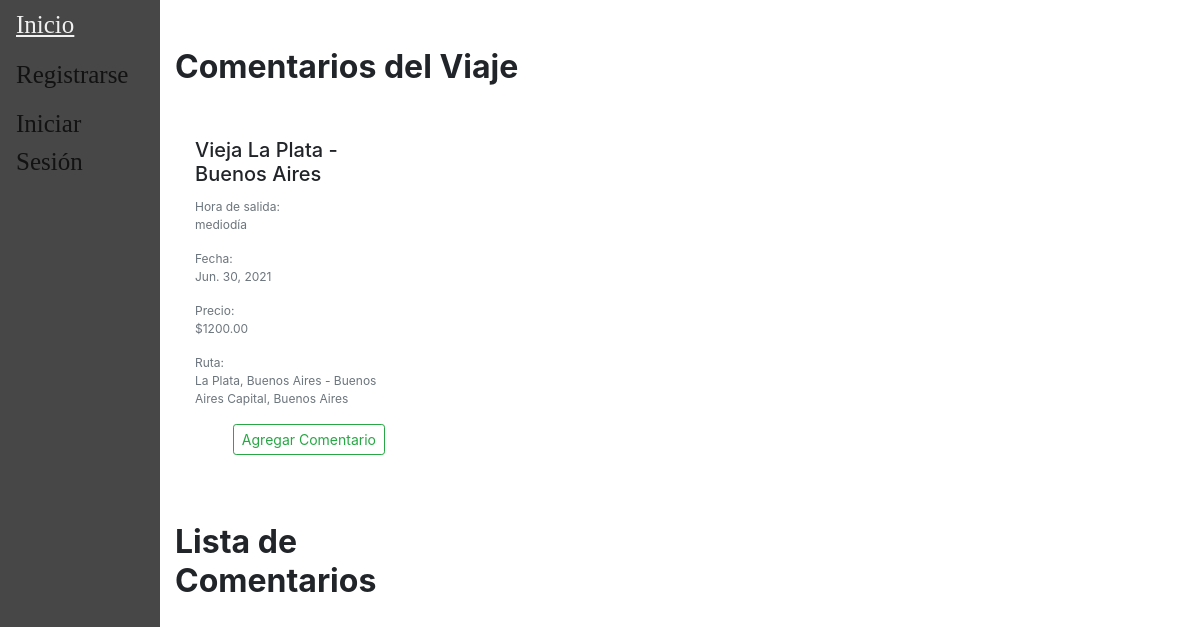
The app's page /accounts/comentarios/1/, older data.
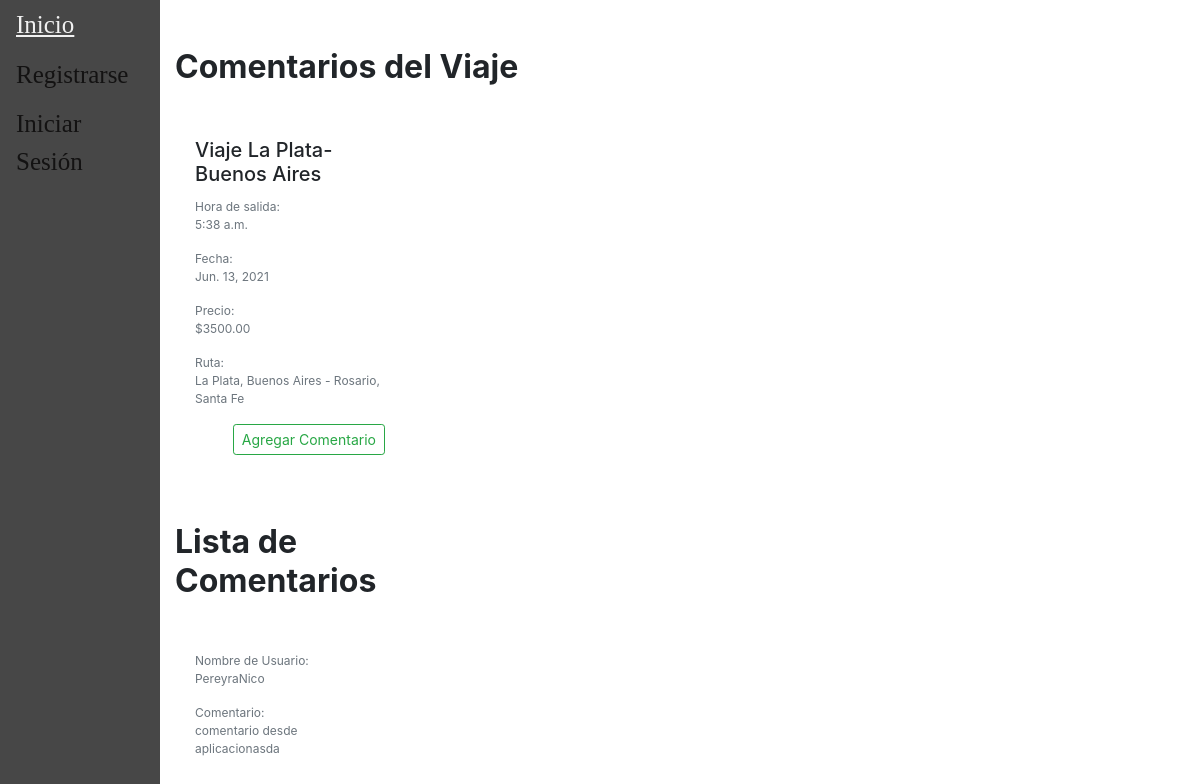
The same page, newer data.
### main/models.py (models this page shows, shortened)
class Viaje(models.Model):
    descripcion = models.CharField(max_length=100)
    fecha = models.DateField(validators=[MinValueValidator(datetime.date.today())])
    hora = models.TimeField(default=None)
    ruta =  models.ForeignKey(Ruta, default=None, on_delete=models.CASCADE)
    chofer = models.ForeignKey(Chofer, default=None, on_delete=models.CASCADE)
    combi =  models.ForeignKey(Combi, default=None, on_delete=models.CASCADE)
    precio = models.DecimalField(default=None, max_digits=10, decimal_places=2, validators=[MinValueValidator(0)])
    insumo = models.ManyToManyField(Insumo,blank=True)
    pasajeros = models.ManyToManyField(Pasajero, blank=True)
    class Meta:
        unique_together = ('chofer', 'fecha','hora', 'ruta',)

class Ruta(models.Model):
    origen = models.ForeignKey(Lugar, default=None, on_delete=models.CASCADE, related_name='origen')
    destino = models.ForeignKey(Lugar, default=None, on_delete=models.CASCADE, related_name='destino')
    class Meta:
        unique_together = ('origen', 'destino')
    def __str__(self):
        return str(self.origen)+" - "+str(self.destino)

class Lugar(models.Model):
    localidad = models.CharField(max_length=150)
    provincia = models.CharField(max_length=100)
    class Meta:
        unique_together = ('localidad', 'provincia',)
    def __str__(self):
        return (self.localidad+", "+self.provincia)

class Comentario(models.Model):
    usuario = models.ForeignKey(CustomUser, default=None, on_delete=models.CASCADE)
    texto = models.CharField(max_length=100)
    viaje = models.ForeignKey(Viaje,blank=True, on_delete=models.CASCADE)

### users/models.py (models this page shows, shortened)
class CustomUser(AbstractUser):
	username = models.CharField(_('Nombre de usuario'),max_length=40,primary_key=True,unique=True)
	email = models.EmailField(_('Dirección de correo electrónico'),unique=True)
	first_name = models.CharField(_('Nombre'),max_length=150)
	last_name = models.CharField(_('Apellido'),max_length=150)
	last_login = models.DateTimeField(_('Última conexión'),auto_now=True)
	fecha_nacimiento = models.DateField(_('Fecha de nacimiento'))
	has_premium = models.BooleanField(_('Posee membresía premium'),default=False)
	USERNAME_FIELD = 'username'
	REQUIRED_FIELDS = [
		'email',
		'first_name',
		'last_name',
		'fecha_nacimiento',
	]
	objects = CustomUserManager()

### users/views.py (the view)
# urls.py: path('accounts/comentarios/<viaje_id>/', regviews.comentarios, name="comentario"),
def comentarios(response,viaje_id):
	if response.method == 'POST':
		form = CustomComentarioForm(response.POST)
		if form.is_valid():
			via = Viaje.objects.get(pk=viaje_id)
			comentario = Comentario(usuario=response.user,
									texto=form.cleaned_data['texto'],
									viaje=via)
			comentario.save()
			return redirect('comentario', viaje_id)
	else:
		viajes = Viaje.objects.get(pk=viaje_id)
		comentarios = CustomComentarioForm()
		return render(response, 'users/comentarios.html',{'user': response.user, 'viajes': viajes,
	 			'comentarios': comentarios })

### users/templates/users/comentarios.html (shortened to what this page needs)
{% extends "main/base.html" %}
{% block content %}
{% load crispy_forms_tags %}
<div class="container mx-auto">
    <div class="row">
      <div class="col-sm-12 col-md-12 col-lg-9 pb-4">
	    	<div class="row">
	    		<div class="col-6 my-auto">
	    			<h2 class="font-weight-bold pt-4">Comentarios del Viaje</h2>
	    		</div>
	    	</div>
	      	<br>
	      	<div class="row">
			    	<div class="col-sm-12 col-md-6 col-lg-4 pb-4">
		                <div class="h-100">
							<div class="card-body">
		                  		<h5 class="card-title">{{ viajes.descripcion }}</h5>
                          <p class="text-muted mb-0" style="font-size: 12px">Hora de salida:</p>
		                    	<p class="card-text text-muted" style="font-size:12px">{{ viajes.hora }}</p>
                          <p class="text-muted mb-0" style="font-size: 12px">Fecha:</p>
                          <p class="card-text text-muted" style="font-size:12px">{{ viajes.fecha }}</p>
                          <p class="text-muted mb-0" style="font-size: 12px">Precio:</p>
                          <p class="card-text text-muted" style="font-size:12px">${{ viajes.precio }}</p>
                          <p class="text-muted mb-0" style="font-size: 12px">Ruta:</p>
                          <p class="card-text text-muted" style="font-size:12px">{{ viajes.ruta }}</p>
                          <div class="text-right">
                            <button type="button" class="btn btn-outline-success btn-sm" data-toggle="modal" data-target="#comentarioModal">Agregar Comentario</button>
                          </div>
		                	</div>
		              	</div>
		            </div>
                <div class="col-sm-12 col-md-12 col-lg-9 pb-4">
          	    	<div class="row">
          	    		<div class="col-6 my-auto">
          	    			<h2 class="font-weight-bold pt-4">Lista de Comentarios</h2>
          	    		</div>
          	    	</div>
          	      	<br>
          	      	<div class="row">
          		      	{% for c in viajes.comentario_set.all %}
          			    	<div class="col-sm-12 col-md-6 col-lg-4 pb-4">
          		                <div class="h-100">
          							<div class="card-body">
                                    <p class="text-muted mb-0" style="font-size: 12px">Nombre de Usuario:</p>
          		                    	<p class="card-text text-muted" style="font-size:12px">{{ c.usuario.username }}</p>
                                      <p class="text-muted mb-0" style="font-size: 12px">Comentario:</p>
                                    <p class="card-text text-muted" style="font-size:12px">{{ c.texto }}</p>
          		                	</div>
          		              	</div>
          		            </div>
          		    	{% endfor %}
          	        </div>
          	    </div>
	        </div>
	    </div>
	</div>
</div>
{% endblock %}

### main/templates/main/base.html (shortened to what this page needs)
<!doctype html>
<<link rel="stylesheet" href="https://cdn.jsdelivr.net/npm/bootstrap@4.6.0/dist/css/bootstrap.min.css">
<html>
<head>
</head>
<body>
	<div class= "sidebar">
		<a href="/">Inicio</a>
		{% if user.is_authenticated %}
		<a href="{% url 'perfil'%}">{{user.username}}</a>
		<a href="{% url 'logout'%}">Cerrar sesión</a>
		{% else  %}
		<a href="{% url 'register'%}">Registrarse</a>
		<a href="{% url 'login'%}">Iniciar Sesión</a>
		{% endif %}
	</div>
	<div id="content", name="content", class="main">
		{% block content %}{% endblock content %}
	</div>
</body>
</html>

### main/templates/main/base.html (style rules this page uses)
.sidebar { height:100%; width:160px; position: fixed; z-index:1; top:0; left:0; background-color:rgb(71, 71, 71); overflow:hidden; padding-top:20x; }
.sidebar a { padding:6px 8px 6px 16px; text-decoration:none; font-family:Tahoma; font-size: 25px; color: #131212; display:block; }
.main { margin-left:160px; padding:0px 0px; }

Row changes from the older to the newer data that the page shows:
changed Viaje: descripcion "Vieja La Plata - Buenos Aires" → "Viaje La Plata-Buenos Aires"; hora "mediodía" → "5:38 a.m."; fecha "Jun. 30, 2021" → "Jun. 13, 2021"; precio "1200.00" → "3500.00"; ruta "La Plata, Buenos Aires - Buenos Aires Capital, Buenos Aires" → "La Plata, Buenos Aires - Rosario, Santa Fe"
added Comentario: usuario.username "PereyraNico", texto "comentario desde aplicacionasda"
